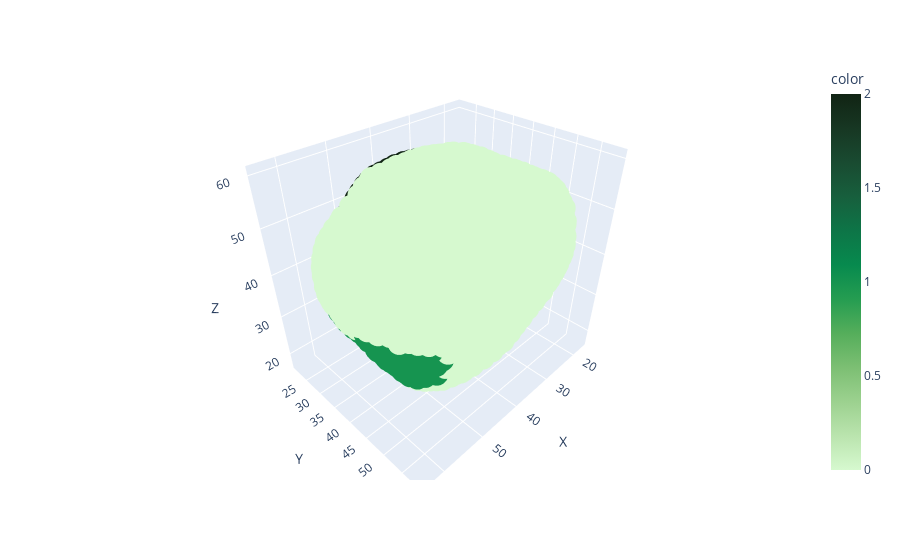

Write notebook code for a chart like this one.
### Code cell
px.scatter_3d(final_data,x="X",y="Y",z="Z",color=a,color_continuous_scale="algae")

### Figure 1 — Plotly figure (JSON) as saved in the notebook; plotly's stock layout.template omitted (floating-point values rounded to 4 significant figures; data arrays with more than 128 entries replaced by an {"elided": "..."} marker saying what was removed)
{"data": [{"hovertemplate": "X=%{x}<br>Y=%{y}<br>Z=%{z}<br>color=%{marker.color}<extra></extra>", "legendgroup": "", "marker": {"color": {"elided": "4151 int values"}, "coloraxis": "coloraxis", "symbol": "circle"}, "mode": "markers", "name": "", "scene": "scene", "showlegend": false, "type": "scatter3d", "x": {"elided": "4151 float values"}, "y": {"elided": "4151 float values"}, "z": {"elided": "4151 float values"}}], "layout": {"coloraxis": {"colorbar": {"title": {"text": "color"}}, "colorscale": [[0, "rgb(214, 249, 207)"], [0.09091, "rgb(186, 228, 174)"], [0.1818, "rgb(156, 209, 143)"], [0.2727, "rgb(124, 191, 115)"], [0.3636, "rgb(85, 174, 91)"], [0.4545, "rgb(37, 157, 81)"], [0.5455, "rgb(7, 138, 78)"], [0.6364, "rgb(13, 117, 71)"], [0.7273, "rgb(23, 95, 61)"], [0.8182, "rgb(25, 75, 49)"], [0.9091, "rgb(23, 55, 35)"], [1, "rgb(17, 36, 20)"]]}, "legend": {"tracegroupgap": 0}, "margin": {"t": 60}, "scene": {"domain": {"x": [0, 1], "y": [0, 1]}, "xaxis": {"title": {"text": "X"}}, "yaxis": {"title": {"text": "Y"}}, "zaxis": {"title": {"text": "Z"}}}}}
